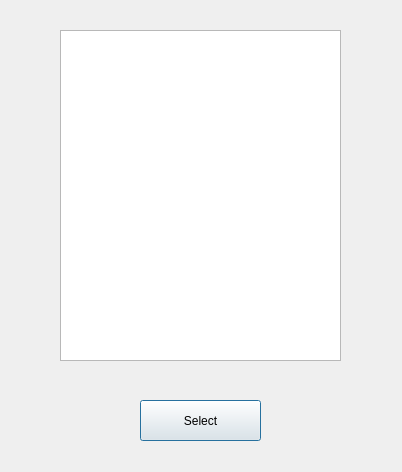
<?xml version="1.0" encoding="UTF-8"?>
<ui version="4.0">
 <class>activitychoosingwindow</class>
 <widget class="QDialog" name="activitychoosingwindow">
  <property name="geometry">
   <rect>
    <x>0</x>
    <y>0</y>
    <width>402</width>
    <height>472</height>
   </rect>
  </property>
  <property name="windowTitle">
   <string>Dialog</string>
  </property>
  <widget class="QPushButton" name="pushButton">
   <property name="geometry">
    <rect>
     <x>140</x>
     <y>400</y>
     <width>121</width>
     <height>41</height>
    </rect>
   </property>
   <property name="text">
    <string>Select</string>
   </property>
  </widget>
  <widget class="QListWidget" name="listWidget">
   <property name="geometry">
    <rect>
     <x>60</x>
     <y>30</y>
     <width>281</width>
     <height>331</height>
    </rect>
   </property>
  </widget>
 </widget>
 <resources/>
 <connections/>
</ui>
